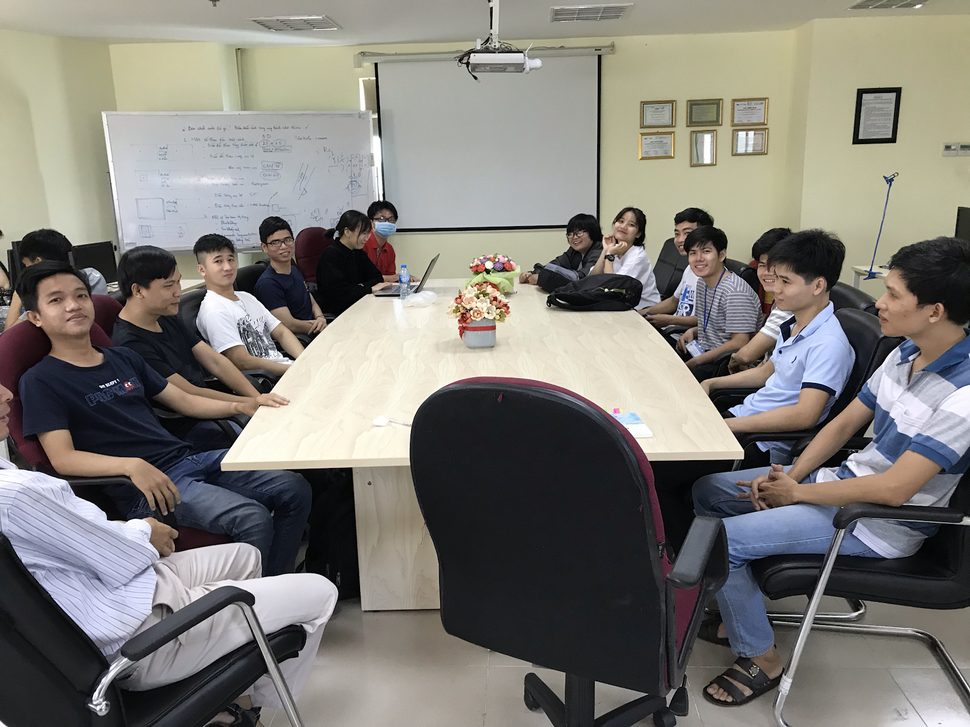
#> input picture #2 - THỰC HÀNH 20:02:2019/IMG_TEST/2.png, 970 x 727 px, shrunk from 1595 x 1196 before the run
$ jupyter execute face_detection_2.ipynb
#> lines starting #> are read from the running program, lines starting #| are printed output that depends on the picture; after the words box and inside, x2 and y2 are one past the last pixel; in counts of white or black regions, pixels touching at a corner belong together
[cell 1]
import numpy as np
import urllib
import matplotlib.pyplot as plt
import cv2
import sys
import os.path
from urllib.request import urlopen

bgr_img = cv2.imread("IMG_TEST/2.png")
#> bgr_img is the input picture: shape (727, 970, 3); mean B, G, R 118.9, 124.5, 127.2


gray_img = cv2.cvtColor(bgr_img, cv2.COLOR_BGR2GRAY)
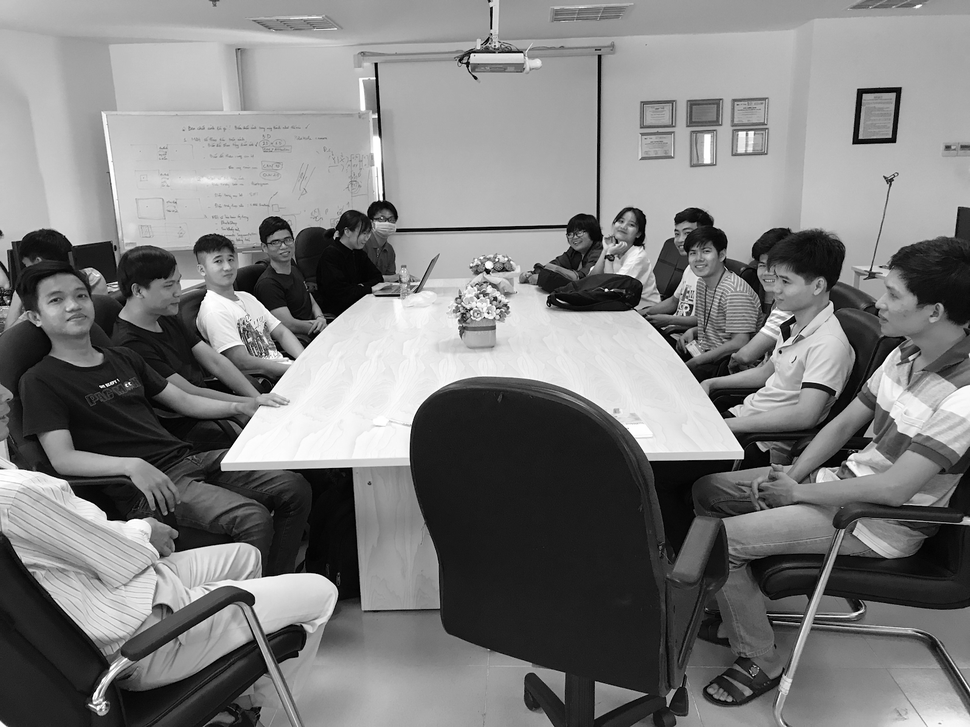
#> gray_img: shape (727, 970); min 0, max 255, mean 124.7
face_classifier_xml = 'my_haarcascade_frontalface_default.xml'

face_cascade = cv2.CascadeClassifier(face_classifier_xml)
faces = face_cascade.detectMultiScale(gray_img, 1.1, 30)
#> faces = [[37, 273, 65, 65]]
# crop_img = null
index = 1;
for (x, y, w, h) in faces:
#     crop_img = bgr_img[y:y+h, x:x+w]
#     cv2.imwrite('face_class_' + str(index) + '.jpg',crop_img);
    cv2.rectangle(bgr_img, (x, y), (x + w, y + h), (255, 0, 0), 5)
#> this loop made 1 pass
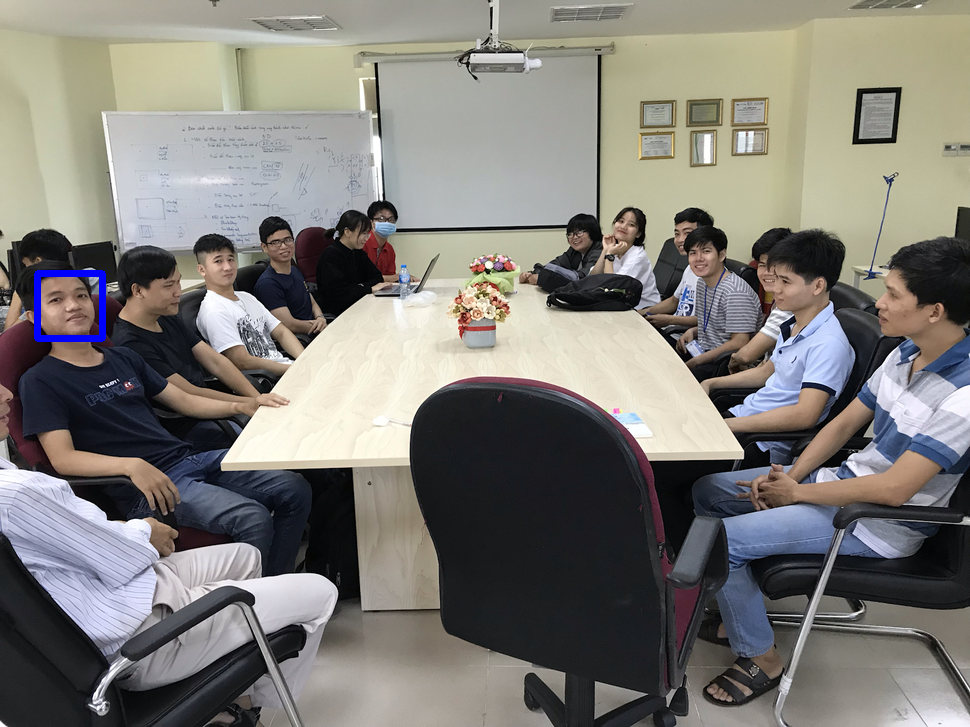
#> bgr_img: shape (727, 970, 3); 0.26% of pixels changed, all inside (x1, y1, x2, y2) = (34, 270, 106, 342)


plt.axis('off')
plt.title('Face detection result')
plt.imshow(cv2.cvtColor(bgr_img, cv2.COLOR_BGR2RGB))
plt.show()

# plt.title('Face detection result')
# plt.imshow(cv2.cvtColor(crop_img, cv2.COLOR_BGR2RGB))
# plt.show()

$ run again, with #2 - THỰC HÀNH 20:02:2019/IMG_TEST/3.png copied over #2 - THỰC HÀNH 20:02:2019/IMG_TEST/2.png
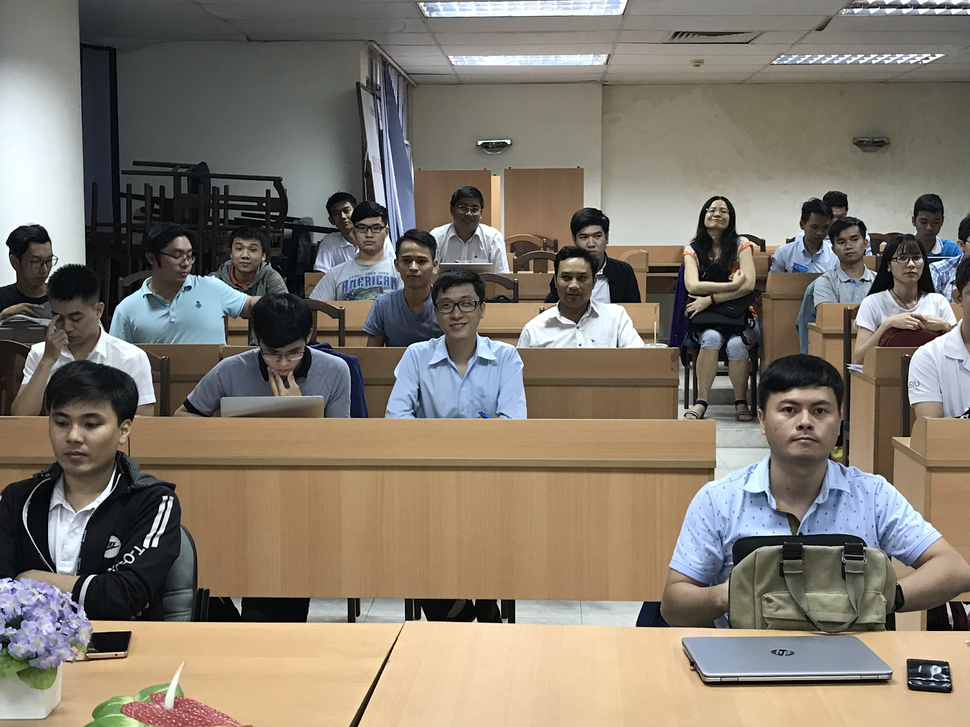
#> input picture #2 - THỰC HÀNH 20:02:2019/IMG_TEST/3.png, 970 x 727 px, shrunk from 1595 x 1196 before the run
#> bgr_img is the input picture: shape (727, 970, 3); mean B, G, R 109.8, 121.7, 130.3
#> `gray_img = cv2.cvtColor(bgr_img, cv2.COLOR_BGR2GRAY)`:
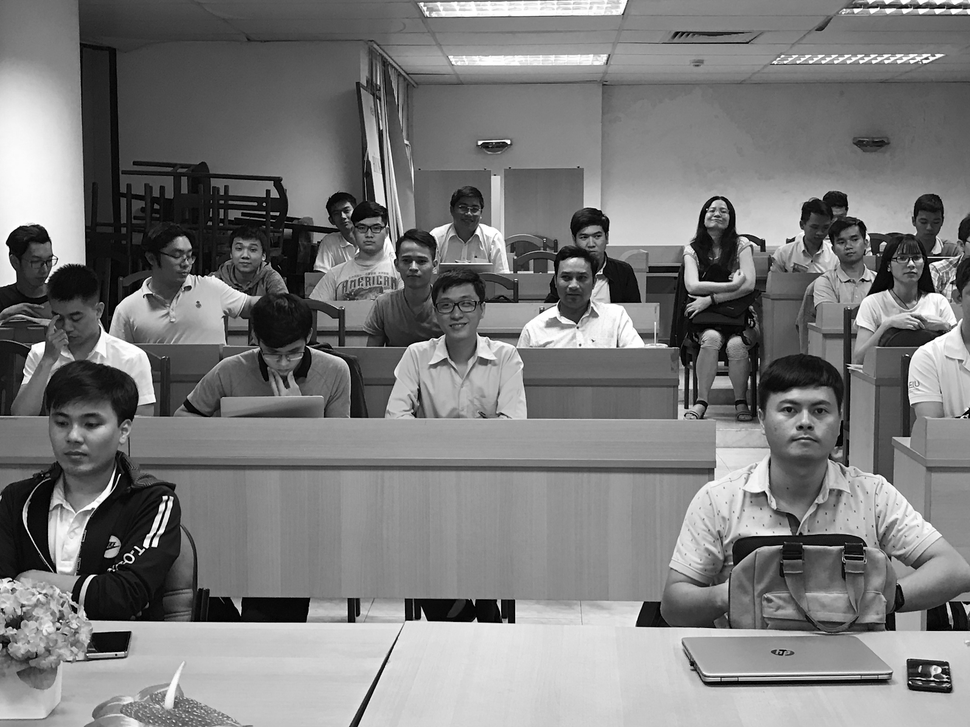
#> gray_img: shape (727, 970); min 0, max 255, mean 122.9
#> faces = [[759, 374, 90, 90], [34, 389, 87, 87]]
#> the loop `for (x, y, w, h) in faces: #     crop_img = bgr_img[y:y+h, x:x+w] #   ..` made 2 passes
#> after the loop `for (x, y, w, h) in faces:`:
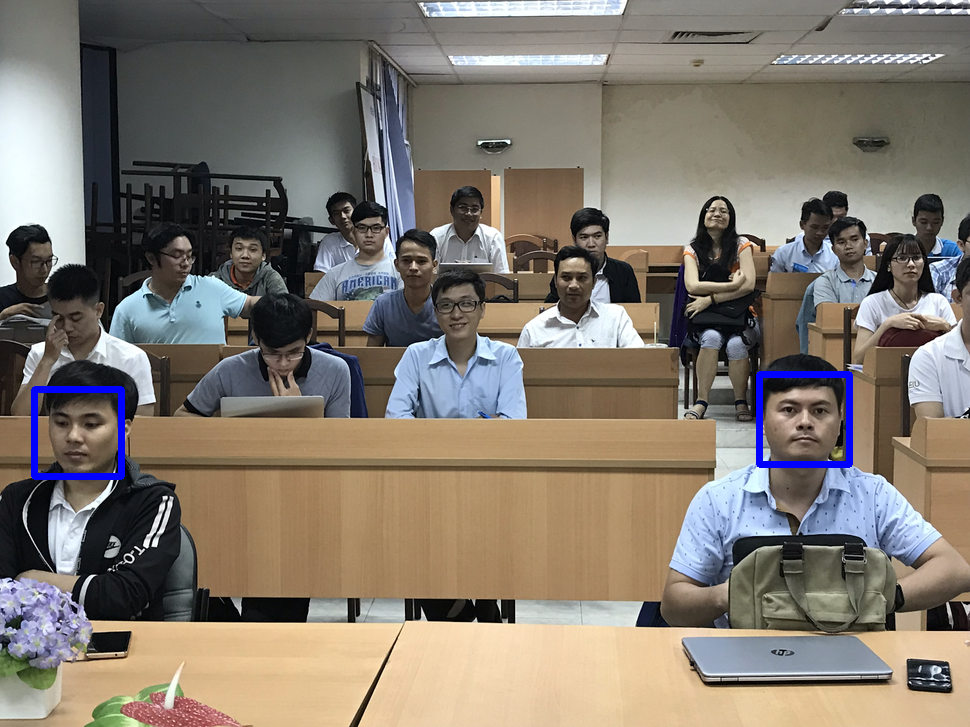
#> bgr_img: shape (727, 970, 3); 0.7% of pixels changed, all inside (x1, y1, x2, y2) = (31, 371, 853, 480)
